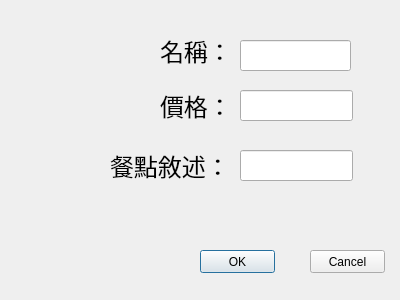
<?xml version="1.0" encoding="UTF-8"?>
<ui version="4.0">
 <class>ManageMenuDialog</class>
 <widget class="QDialog" name="ManageMenuDialog">
  <property name="geometry">
   <rect>
    <x>0</x>
    <y>0</y>
    <width>400</width>
    <height>300</height>
   </rect>
  </property>
  <property name="windowTitle">
   <string>Dialog</string>
  </property>
  <widget class="QPushButton" name="okButton_2">
   <property name="geometry">
    <rect>
     <x>200</x>
     <y>250</y>
     <width>75</width>
     <height>23</height>
    </rect>
   </property>
   <property name="text">
    <string>OK</string>
   </property>
  </widget>
  <widget class="QPushButton" name="cancelButton">
   <property name="geometry">
    <rect>
     <x>310</x>
     <y>250</y>
     <width>75</width>
     <height>23</height>
    </rect>
   </property>
   <property name="text">
    <string>Cancel</string>
   </property>
  </widget>
  <widget class="QLineEdit" name="mealNameInput">
   <property name="geometry">
    <rect>
     <x>240</x>
     <y>40</y>
     <width>111</width>
     <height>31</height>
    </rect>
   </property>
  </widget>
  <widget class="QLabel" name="mealNameLabel">
   <property name="geometry">
    <rect>
     <x>160</x>
     <y>10</y>
     <width>71</width>
     <height>81</height>
    </rect>
   </property>
   <property name="font">
    <font>
     <family>Agency FB</family>
     <pointsize>18</pointsize>
    </font>
   </property>
   <property name="text">
    <string>名稱：</string>
   </property>
  </widget>
  <widget class="QLabel" name="mealPriceLabel">
   <property name="geometry">
    <rect>
     <x>160</x>
     <y>80</y>
     <width>71</width>
     <height>51</height>
    </rect>
   </property>
   <property name="font">
    <font>
     <family>Agency FB</family>
     <pointsize>18</pointsize>
    </font>
   </property>
   <property name="text">
    <string>價格：</string>
   </property>
  </widget>
  <widget class="QLineEdit" name="mealPriceInput">
   <property name="geometry">
    <rect>
     <x>240</x>
     <y>90</y>
     <width>113</width>
     <height>31</height>
    </rect>
   </property>
  </widget>
  <widget class="QLabel" name="mealDrescribeLabel_2">
   <property name="geometry">
    <rect>
     <x>110</x>
     <y>140</y>
     <width>111</width>
     <height>51</height>
    </rect>
   </property>
   <property name="font">
    <font>
     <family>Agency FB</family>
     <pointsize>18</pointsize>
    </font>
   </property>
   <property name="text">
    <string>餐點敘述：</string>
   </property>
  </widget>
  <widget class="QLineEdit" name="mealDrescribeInput_2">
   <property name="geometry">
    <rect>
     <x>240</x>
     <y>150</y>
     <width>113</width>
     <height>31</height>
    </rect>
   </property>
  </widget>
 </widget>
 <resources/>
 <connections/>
</ui>
